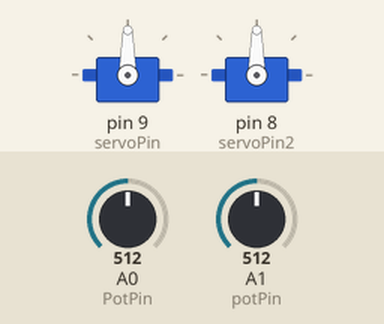
Bench run of a sketch on a simulated Arduino Uno, built with avr-gcc and run on an emulated ATmega328P. Shown: 2 × servo. Inputs (shaded band) come from the test bench; at power-on: A0 (PotPin) = 512, A1 (potPin) = 512.

Above: at 1.2 s.
1.3 s: A0 (PotPin) set to 716
At 2.4 s:
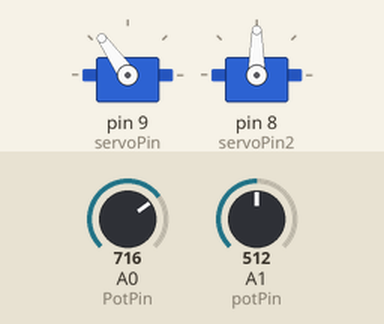
2.8 s: A1 (potPin) set to 716
At 3.5 s:
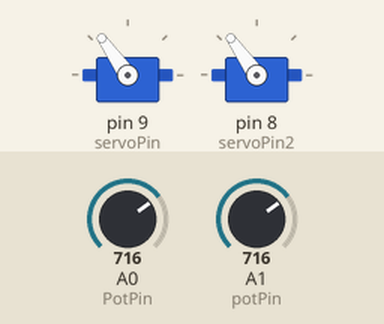
4.3 s: A0 (PotPin) set to 900
At 4.6 s:
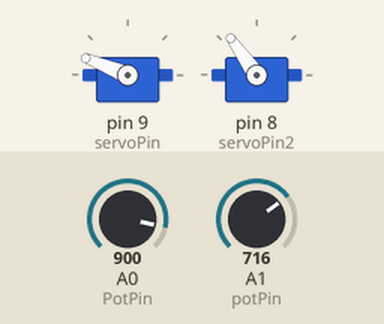
5.8 s: A1 (potPin) set to 900
At 7.0 s:
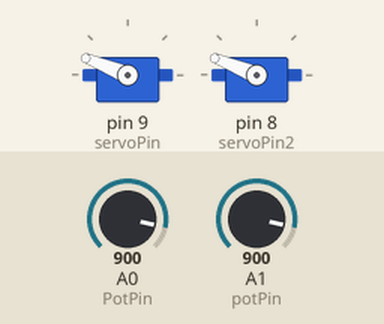
7.3 s: A0 (PotPin) set to 1023
At 8.1 s:
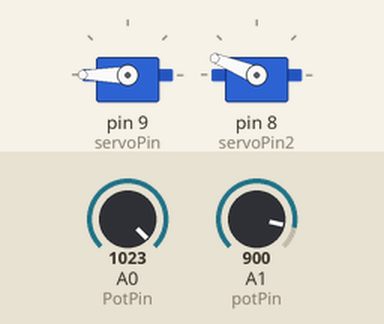
8.8 s: A1 (potPin) set to 1023
At 9.3 s:
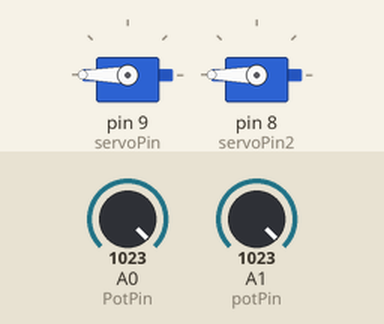
Timing chart, 0 to 11.3 s (numbered marks = the images above; inputs shaded):
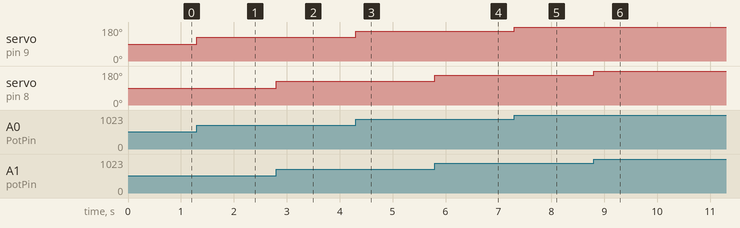

The sketch:

Servo_potentiometer.ino
```cpp
#include <Servo.h> //Loading the servo library
int pos = 0 ; //Declare and initialize pos variable
int servoPin = 9 ; // Servo is on pin 9
int potReading ; // Declare variable for potentiometer reading
int PotPin=A0;
int servoPin2 = 8 , potPin = A1,pos2=0,potReading2;

 Servo myPointer ; // Create a Servo object called myPointer
 Servo ptr;

//#include <Servo.h>

void setup() {
  Serial.begin(9600);
  myPointer.attach(servoPin);
  ptr.attach(servoPin2);
}

void loop() {


potReading = analogRead(PotPin);      // Read potentiometre
potReading = map ( potReading , 0,1023,0,180);
//pos = (155.0/1023.0)*potReading + 15 ; // calculate pos
pos = potReading ;
myPointer.write(pos);                 // write pos to servo

potReading2 = analogRead(potPin);      // Read potentiometre
potReading2 = map ( potReading2 , 0,1023,0,180);
//pos = (155.0/1023.0)*potReading + 15 ; // calculate pos
pos2 = potReading2 ;
ptr.write(pos2);                 // write pos to servo

}
```

Measured:
- after the input at 1.3 s, servo on pin 9 (servoPin): 90° → 125° at once
- after the input at 2.8 s, servo on pin 8 (servoPin2): 90° → 125° at once
- after the input at 4.3 s, servo on pin 9 (servoPin): 125° → 158° at once
- after the input at 5.8 s, servo on pin 8 (servoPin2): 125° → 158° at once
- after the input at 7.3 s, servo on pin 9 (servoPin): 158° → 180° at once
- after the input at 8.8 s, servo on pin 8 (servoPin2): 158° → 180° at once
